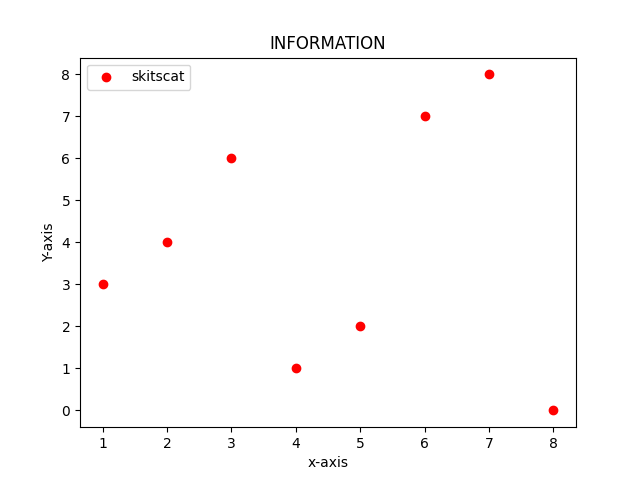

This chart was generated by the following Python code:
from matplotlib import pyplot

x=[1,2,3,4,5,6,7,8]
y=[3,4,6,1,2,7,8,0]

pyplot.scatter(x, y,label="skitscat",color="r")


pyplot.title("INFORMATION")
pyplot.ylabel("Y-axis")
pyplot.xlabel("x-axis")
pyplot.legend()
pyplot.show()
